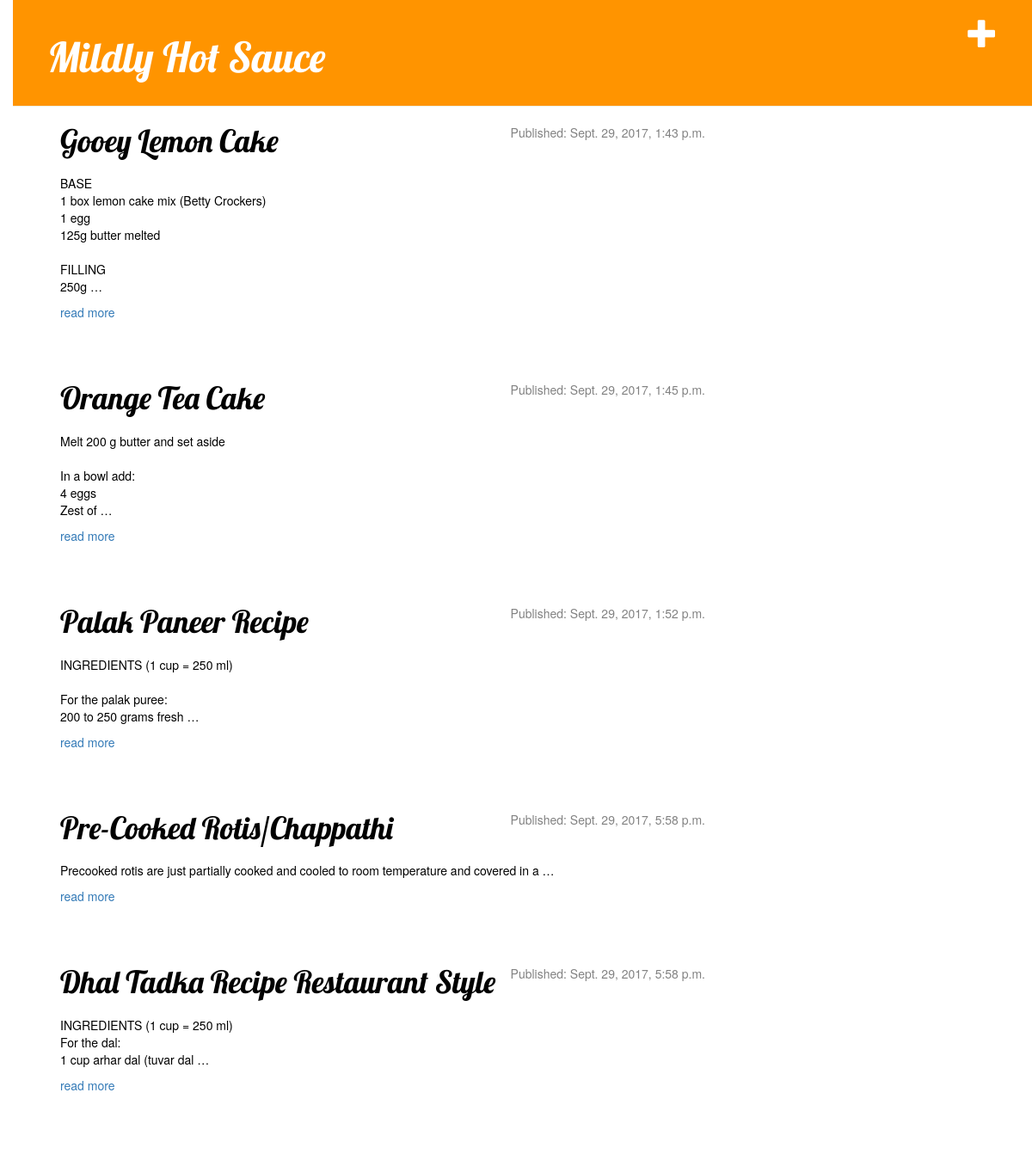
Page /blog/ (signed in) on the committed database.
### blog/models.py (models this page shows, shortened)
class Post(models.Model):
    author = models.ForeignKey('auth.User')
    title = models.CharField(max_length=200)
    text = models.TextField()
    created_date = models.DateTimeField(default=timezone.now)
    published_date = models.DateTimeField(blank=True, null=True)

### blog/views.py (the view)
def post_list(request):
    posts = Post.objects.filter(published_date__lte=timezone.now()).order_by('published_date')
    return render(request, 'blog/post_list.html', {'posts': posts})

### blog/templates/blog/post_list.html
{% extends 'blog/base.html' %}
{% load readmore %}
{% block content %}
    {% for post in posts %}
        <div class="post">
            <h1><a href="{% url 'post_detail' pk=post.pk %}">{{ post.title }}</a></h1>
             <div class="date">
                <p>Published: {{ post.published_date }}</p>
             </div>
             <br><br>
            <p>{{ post.text|truncatewords_html:15|linebreaksbr }}</p>
            <a href="{% url 'post_detail' pk=post.pk %}">read more</a>
        </div>
    {% endfor %}
{% endblock %}

### blog/static/css/blog.css (style rules this page uses)
body { padding-left: 15px; }
h1 a { color: #FCA205; font-family: 'Lobster'; }
h1, h2, h3, h4 { font-family: 'Lobster', cursive; }
.date { color: #828282; float: right; }
.post { margin-bottom: 70px; color: #000000; }
.post h1 a, .post h1 a:visited { color: #000000; }
.post h1, .post h1 a, .post .date { display:inline; }
.post h1 { color: #FCA205; }

### rows in the picture
Post: title "Gooey Lemon Cake", published_date "Sept. 29, 2017, 1:43 p.m.", text "BASE 1 box lemon cake mix (Betty Crockers) 1 egg 125g butter melted FILLING 250g …"
Post: title "Orange Tea Cake", published_date "Sept. 29, 2017, 1:45 p.m.", text "Melt 200 g butter and set aside In a bowl add: 4 eggs Zest of …"
Post: title "Palak Paneer Recipe", published_date "Sept. 29, 2017, 1:52 p.m.", text "INGREDIENTS (1 cup = 250 ml) For the palak puree: 200 to 250 grams fresh …"
Post: title "Pre-Cooked Rotis/Chappathi", published_date "Sept. 29, 2017, 5:58 p.m.", text "Precooked rotis are just partially cooked and cooled to room temperature and covered in a …"
Post: title "Dhal Tadka Recipe Restaurant Style", published_date "Sept. 29, 2017, 5:58 p.m.", text "INGREDIENTS (1 cup = 250 ml) For the dal: 1 cup arhar dal (tuvar dal …"
